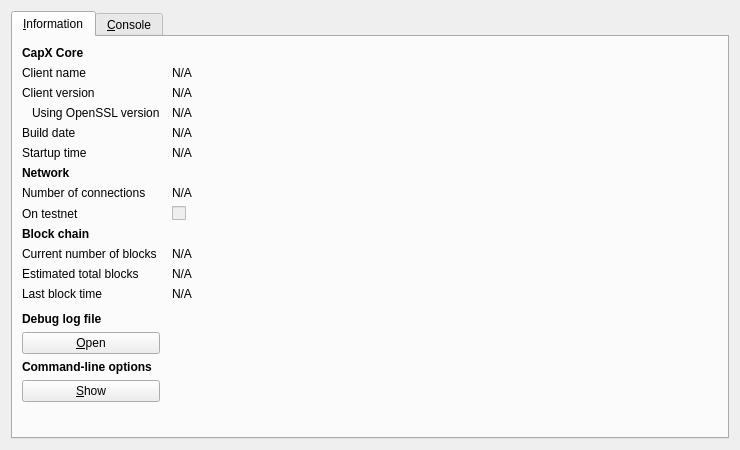
<?xml version="1.0" encoding="UTF-8"?>
<ui version="4.0">
 <class>RPCConsole</class>
 <widget class="QDialog" name="RPCConsole">
  <property name="geometry">
   <rect>
    <x>0</x>
    <y>0</y>
    <width>740</width>
    <height>450</height>
   </rect>
  </property>
  <property name="windowTitle">
   <string>CapX - Debug window</string>
  </property>
  <layout class="QVBoxLayout" name="verticalLayout_2">
   <item>
    <widget class="QTabWidget" name="tabWidget">
     <property name="currentIndex">
      <number>0</number>
     </property>
     <widget class="QWidget" name="tab_info">
      <attribute name="title">
       <string>&amp;Information</string>
      </attribute>
      <layout class="QGridLayout" name="gridLayout" columnstretch="0,1">
       <property name="horizontalSpacing">
        <number>12</number>
       </property>
       <item row="0" column="0">
        <widget class="QLabel" name="label_9">
         <property name="font">
          <font>
           <weight>75</weight>
           <bold>true</bold>
          </font>
         </property>
         <property name="text">
          <string>CapX Core</string>
         </property>
        </widget>
       </item>
       <item row="1" column="0">
        <widget class="QLabel" name="label_5">
         <property name="text">
          <string>Client name</string>
         </property>
        </widget>
       </item>
       <item row="1" column="1">
        <widget class="QLabel" name="clientName">
         <property name="cursor">
          <cursorShape>IBeamCursor</cursorShape>
         </property>
         <property name="text">
          <string>N/A</string>
         </property>
         <property name="textFormat">
          <enum>Qt::PlainText</enum>
         </property>
         <property name="textInteractionFlags">
          <set>Qt::LinksAccessibleByMouse|Qt::TextSelectableByKeyboard|Qt::TextSelectableByMouse</set>
         </property>
        </widget>
       </item>
       <item row="2" column="0">
        <widget class="QLabel" name="label_6">
         <property name="text">
          <string>Client version</string>
         </property>
        </widget>
       </item>
       <item row="2" column="1">
        <widget class="QLabel" name="clientVersion">
         <property name="cursor">
          <cursorShape>IBeamCursor</cursorShape>
         </property>
         <property name="text">
          <string>N/A</string>
         </property>
         <property name="textFormat">
          <enum>Qt::PlainText</enum>
         </property>
         <property name="textInteractionFlags">
          <set>Qt::LinksAccessibleByMouse|Qt::TextSelectableByKeyboard|Qt::TextSelectableByMouse</set>
         </property>
        </widget>
       </item>
       <item row="3" column="0">
        <widget class="QLabel" name="label_14">
         <property name="text">
          <string>Using OpenSSL version</string>
         </property>
         <property name="indent">
          <number>10</number>
         </property>
        </widget>
       </item>
       <item row="3" column="1">
        <widget class="QLabel" name="openSSLVersion">
         <property name="cursor">
          <cursorShape>IBeamCursor</cursorShape>
         </property>
         <property name="text">
          <string>N/A</string>
         </property>
         <property name="textFormat">
          <enum>Qt::PlainText</enum>
         </property>
         <property name="textInteractionFlags">
          <set>Qt::LinksAccessibleByMouse|Qt::TextSelectableByKeyboard|Qt::TextSelectableByMouse</set>
         </property>
        </widget>
       </item>
       <item row="4" column="0">
        <widget class="QLabel" name="label_12">
         <property name="text">
          <string>Build date</string>
         </property>
        </widget>
       </item>
       <item row="4" column="1">
        <widget class="QLabel" name="buildDate">
         <property name="cursor">
          <cursorShape>IBeamCursor</cursorShape>
         </property>
         <property name="text">
          <string>N/A</string>
         </property>
         <property name="textFormat">
          <enum>Qt::PlainText</enum>
         </property>
         <property name="textInteractionFlags">
          <set>Qt::LinksAccessibleByMouse|Qt::TextSelectableByKeyboard|Qt::TextSelectableByMouse</set>
         </property>
        </widget>
       </item>
       <item row="5" column="0">
        <widget class="QLabel" name="label_13">
         <property name="text">
          <string>Startup time</string>
         </property>
        </widget>
       </item>
       <item row="5" column="1">
        <widget class="QLabel" name="startupTime">
         <property name="cursor">
          <cursorShape>IBeamCursor</cursorShape>
         </property>
         <property name="text">
          <string>N/A</string>
         </property>
         <property name="textFormat">
          <enum>Qt::PlainText</enum>
         </property>
         <property name="textInteractionFlags">
          <set>Qt::LinksAccessibleByMouse|Qt::TextSelectableByKeyboard|Qt::TextSelectableByMouse</set>
         </property>
        </widget>
       </item>
       <item row="6" column="0">
        <widget class="QLabel" name="label_11">
         <property name="font">
          <font>
           <weight>75</weight>
           <bold>true</bold>
          </font>
         </property>
         <property name="text">
          <string>Network</string>
         </property>
        </widget>
       </item>
       <item row="7" column="0">
        <widget class="QLabel" name="label_7">
         <property name="text">
          <string>Number of connections</string>
         </property>
        </widget>
       </item>
       <item row="7" column="1">
        <widget class="QLabel" name="numberOfConnections">
         <property name="cursor">
          <cursorShape>IBeamCursor</cursorShape>
         </property>
         <property name="text">
          <string>N/A</string>
         </property>
         <property name="textFormat">
          <enum>Qt::PlainText</enum>
         </property>
         <property name="textInteractionFlags">
          <set>Qt::LinksAccessibleByMouse|Qt::TextSelectableByKeyboard|Qt::TextSelectableByMouse</set>
         </property>
        </widget>
       </item>
       <item row="8" column="0">
        <widget class="QLabel" name="label_8">
         <property name="text">
          <string>On testnet</string>
         </property>
        </widget>
       </item>
       <item row="8" column="1">
        <widget class="QCheckBox" name="isTestNet">
         <property name="enabled">
          <bool>false</bool>
         </property>
         <property name="text">
          <string/>
         </property>
        </widget>
       </item>
       <item row="9" column="0">
        <widget class="QLabel" name="label_10">
         <property name="font">
          <font>
           <weight>75</weight>
           <bold>true</bold>
          </font>
         </property>
         <property name="text">
          <string>Block chain</string>
         </property>
        </widget>
       </item>
       <item row="10" column="0">
        <widget class="QLabel" name="label_3">
         <property name="text">
          <string>Current number of blocks</string>
         </property>
        </widget>
       </item>
       <item row="10" column="1">
        <widget class="QLabel" name="numberOfBlocks">
         <property name="cursor">
          <cursorShape>IBeamCursor</cursorShape>
         </property>
         <property name="text">
          <string>N/A</string>
         </property>
         <property name="textFormat">
          <enum>Qt::PlainText</enum>
         </property>
         <property name="textInteractionFlags">
          <set>Qt::LinksAccessibleByMouse|Qt::TextSelectableByKeyboard|Qt::TextSelectableByMouse</set>
         </property>
        </widget>
       </item>
       <item row="11" column="0">
        <widget class="QLabel" name="label_4">
         <property name="text">
          <string>Estimated total blocks</string>
         </property>
        </widget>
       </item>
       <item row="11" column="1">
        <widget class="QLabel" name="totalBlocks">
         <property name="cursor">
          <cursorShape>IBeamCursor</cursorShape>
         </property>
         <property name="text">
          <string>N/A</string>
         </property>
         <property name="textFormat">
          <enum>Qt::PlainText</enum>
         </property>
         <property name="textInteractionFlags">
          <set>Qt::LinksAccessibleByMouse|Qt::TextSelectableByKeyboard|Qt::TextSelectableByMouse</set>
         </property>
        </widget>
       </item>
       <item row="12" column="0">
        <widget class="QLabel" name="label_2">
         <property name="text">
          <string>Last block time</string>
         </property>
        </widget>
       </item>
       <item row="12" column="1">
        <widget class="QLabel" name="lastBlockTime">
         <property name="cursor">
          <cursorShape>IBeamCursor</cursorShape>
         </property>
         <property name="text">
          <string>N/A</string>
         </property>
         <property name="textFormat">
          <enum>Qt::PlainText</enum>
         </property>
         <property name="textInteractionFlags">
          <set>Qt::LinksAccessibleByMouse|Qt::TextSelectableByKeyboard|Qt::TextSelectableByMouse</set>
         </property>
        </widget>
       </item>
       <item row="13" column="0">
        <spacer name="verticalSpacer_2">
         <property name="orientation">
          <enum>Qt::Vertical</enum>
         </property>
         <property name="sizeHint" stdset="0">
          <size>
           <width>20</width>
           <height>20</height>
          </size>
         </property>
        </spacer>
       </item>
       <item row="14" column="0">
        <widget class="QLabel" name="labelDebugLogfile">
         <property name="font">
          <font>
           <weight>75</weight>
           <bold>true</bold>
          </font>
         </property>
         <property name="text">
          <string>Debug log file</string>
         </property>
        </widget>
       </item>
       <item row="15" column="0">
        <widget class="QPushButton" name="openDebugLogfileButton">
         <property name="toolTip">
          <string>Open the CapX debug log file from the current data directory. This can take a few seconds for large log files.</string>
         </property>
         <property name="text">
          <string>&amp;Open</string>
         </property>
         <property name="autoDefault">
          <bool>false</bool>
         </property>
        </widget>
       </item>
       <item row="16" column="0">
        <widget class="QLabel" name="labelCLOptions">
         <property name="font">
          <font>
           <weight>75</weight>
           <bold>true</bold>
          </font>
         </property>
         <property name="text">
          <string>Command-line options</string>
         </property>
        </widget>
       </item>
       <item row="17" column="0">
        <widget class="QPushButton" name="showCLOptionsButton">
         <property name="toolTip">
          <string>Show the CapX-Qt help message to get a list with possible CapX command-line options.</string>
         </property>
         <property name="text">
          <string>&amp;Show</string>
         </property>
         <property name="autoDefault">
          <bool>false</bool>
         </property>
        </widget>
       </item>
       <item row="18" column="0">
        <spacer name="verticalSpacer">
         <property name="orientation">
          <enum>Qt::Vertical</enum>
         </property>
         <property name="sizeHint" stdset="0">
          <size>
           <width>20</width>
           <height>40</height>
          </size>
         </property>
        </spacer>
       </item>
      </layout>
     </widget>
     <widget class="QWidget" name="tab_console">
      <attribute name="title">
       <string>&amp;Console</string>
      </attribute>
      <layout class="QVBoxLayout" name="verticalLayout_3">
       <property name="spacing">
        <number>3</number>
       </property>
       <item>
        <widget class="QTextEdit" name="messagesWidget">
         <property name="minimumSize">
          <size>
           <width>0</width>
           <height>100</height>
          </size>
         </property>
         <property name="readOnly">
          <bool>true</bool>
         </property>
         <property name="tabKeyNavigation" stdset="0">
          <bool>false</bool>
         </property>
         <property name="columnCount" stdset="0">
          <number>2</number>
         </property>
        </widget>
       </item>
       <item>
        <layout class="QHBoxLayout" name="horizontalLayout">
         <property name="spacing">
          <number>3</number>
         </property>
         <item>
          <widget class="QLabel" name="label">
           <property name="text">
            <string notr="true">&gt;</string>
           </property>
          </widget>
         </item>
         <item>
          <widget class="QLineEdit" name="lineEdit"/>
         </item>
         <item>
          <widget class="QPushButton" name="clearButton">
           <property name="maximumSize">
            <size>
             <width>24</width>
             <height>24</height>
            </size>
           </property>
           <property name="toolTip">
            <string>Clear console</string>
           </property>
           <property name="text">
            <string/>
           </property>
           <property name="icon">
            <iconset resource="../bitcoin.qrc">
             <normaloff>:/icons/remove</normaloff>:/icons/remove</iconset>
           </property>
           <property name="shortcut">
            <string notr="true">Ctrl+L</string>
           </property>
           <property name="autoDefault">
            <bool>false</bool>
           </property>
          </widget>
         </item>
        </layout>
       </item>
      </layout>
     </widget>
    </widget>
   </item>
  </layout>
 </widget>
 <resources>
  <include location="../bitcoin.qrc"/>
 </resources>
 <connections/>
</ui>
